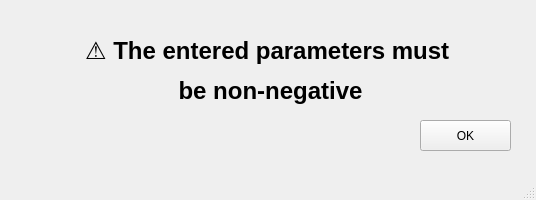
<?xml version="1.0" encoding="UTF-8"?>
<ui version="4.0">
 <class>MainWindow</class>
 <widget class="QMainWindow" name="MainWindow">
  <property name="geometry">
   <rect>
    <x>0</x>
    <y>0</y>
    <width>536</width>
    <height>200</height>
   </rect>
  </property>
  <property name="windowTitle">
   <string>MainWindow</string>
  </property>
  <widget class="QWidget" name="centralwidget">
   <widget class="QLabel" name="label_war">
    <property name="geometry">
     <rect>
      <x>10</x>
      <y>30</y>
      <width>521</width>
      <height>81</height>
     </rect>
    </property>
    <property name="font">
     <font>
      <pointsize>18</pointsize>
      <bold>true</bold>
     </font>
    </property>
    <property name="text">
     <string>&lt;html&gt;&lt;head/&gt;&lt;body&gt;&lt;p&gt;⚠️ The entered parameters must &lt;/p&gt;&lt;p&gt;be non-negative&lt;/p&gt;&lt;/body&gt;&lt;/html&gt;</string>
    </property>
    <property name="alignment">
     <set>Qt::AlignCenter</set>
    </property>
   </widget>
   <widget class="QPushButton" name="pushButton_war">
    <property name="geometry">
     <rect>
      <x>420</x>
      <y>120</y>
      <width>91</width>
      <height>31</height>
     </rect>
    </property>
    <property name="styleSheet">
     <string notr="true"/>
    </property>
    <property name="text">
     <string>OK</string>
    </property>
    <property name="autoDefault">
     <bool>true</bool>
    </property>
    <property name="default">
     <bool>false</bool>
    </property>
    <property name="flat">
     <bool>false</bool>
    </property>
   </widget>
  </widget>
  <widget class="QMenuBar" name="menubar">
   <property name="geometry">
    <rect>
     <x>0</x>
     <y>0</y>
     <width>536</width>
     <height>22</height>
    </rect>
   </property>
  </widget>
  <widget class="QStatusBar" name="statusbar"/>
 </widget>
 <resources/>
 <connections/>
</ui>
